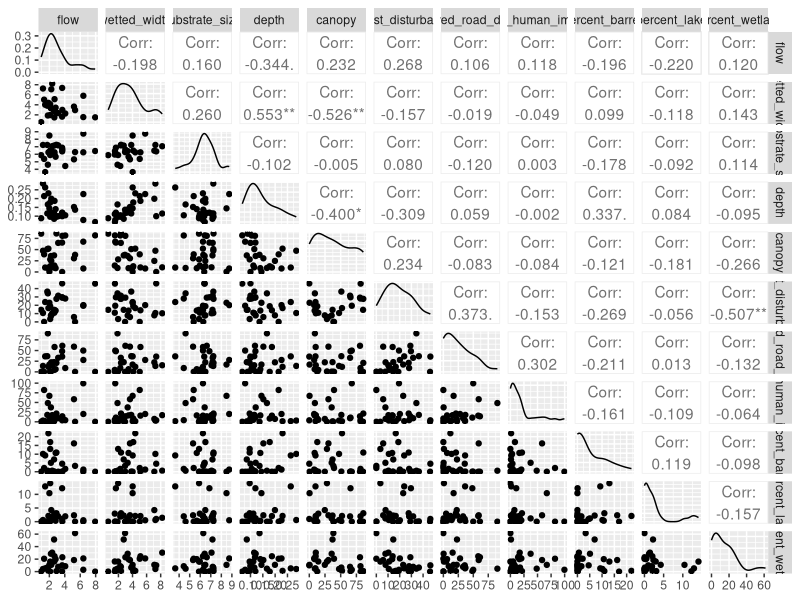

This chart was generated by the following R code:
# Generate correlogram of empirical data before developing general linear 
# models for statistical analysis

# Load packages
library(GGally)
library(dplyr)
library(ggplot2)
library(svglite)

# read in data
disturbance_data <- read.csv("output/disturbance_data_catchment.csv") %>% 
  dplyr::select(site,
                total_disturbance,
                unpaved_road_density,
                high_human_impact,
                percent_barren,
                percent_lake,
                percent_wetland) %>%
  dplyr::rename(forest_disturbance = total_disturbance)

field_data <- read.csv("output/empirical_stream_data.csv") %>% 
  dplyr::select(site,
                flow,
                wetted_width,
                wolmanD50,
                depth,
                canopy) %>%
  dplyr::rename(substrate_size = wolmanD50)

# combine into one dataset
site_data <- field_data %>% 
  full_join(disturbance_data, by="site") %>% 
  dplyr::select(-site) 

# generate correlogram
correlogram <- ggpairs(site_data)
ggsave(file="output/disturbance_correlogram.svg", plot=correlogram, width=16, height=16)
